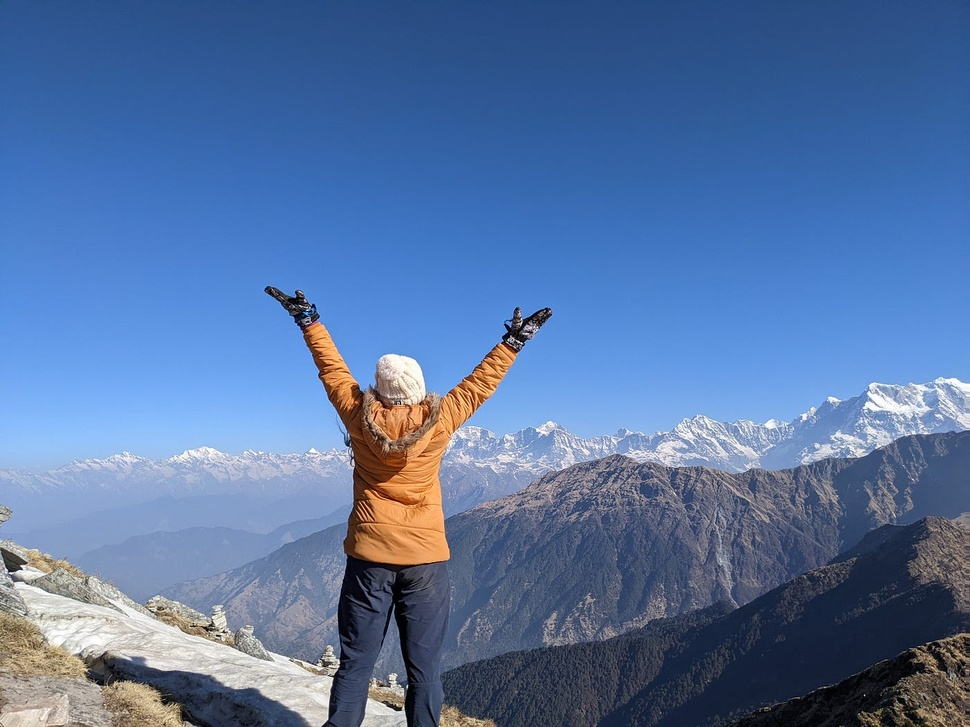
#> input picture imgs/1_6whNZQZ9MOMHYcqWww8cBg.jpg, 970 x 727 px, shrunk from 1400 x 1050 before the run, given in place of the camera
$ python HSV_color2.py
#> lines starting #> are read from the running program, lines starting #| are printed output that depends on the picture; after the words box and inside, x2 and y2 are one past the last pixel; in counts of white or black regions, pixels touching at a corner belong together
import cv2 as cv
import numpy as np

def nothing(x):
    pass
# Taking input from camera
cap = cv.VideoCapture(0)

cv.namedWindow('Tracking')
cv.createTrackbar('LowerHeu', 'Tracking', 0, 255, nothing)
#> slider 'LowerHeu' is set to 51
cv.createTrackbar('LowerSaturation', 'Tracking', 0, 255, nothing)
#> slider 'LowerSaturation' is set to 51
cv.createTrackbar('LowerValue', 'Tracking', 0, 255, nothing)
#> slider 'LowerValue' is set to 51
cv.createTrackbar('UpperHeu', 'Tracking', 255, 255, nothing)
cv.createTrackbar('UpperSaturation', 'Tracking', 255, 255, nothing)
cv.createTrackbar('UpperValue', 'Tracking', 255, 255, nothing)

while True:
    #frame = cv.imread('./imgs/colour-ball-260nw-73830598.jpg')
    _, frame = cap.read()
#> frame is the input picture: shape (727, 970, 3); mean B, G, R 161.5, 115.6, 86.5

    hsv = cv.cvtColor(frame, cv.COLOR_BGR2HSV)
#> hsv: shape (727, 970, 3); mean H, S, V 100.8, 129.2, 166.1

    l_h = cv.getTrackbarPos('LowerHeu', 'Tracking')
    l_s = cv.getTrackbarPos('LowerSaturation', 'Tracking')
    l_v = cv.getTrackbarPos('LowerValue', 'Tracking')
    u_h = cv.getTrackbarPos('UpperHeu', 'Tracking')
    u_s = cv.getTrackbarPos('UpperSaturation', 'Tracking')
    u_v = cv.getTrackbarPos('UpperValue', 'Tracking')


    lower_blue = np.array([l_h, l_s, l_v])
    upper_blue =np.array([u_h, u_s, u_v])

    mask = cv.inRange(hsv, lower_blue, upper_blue)
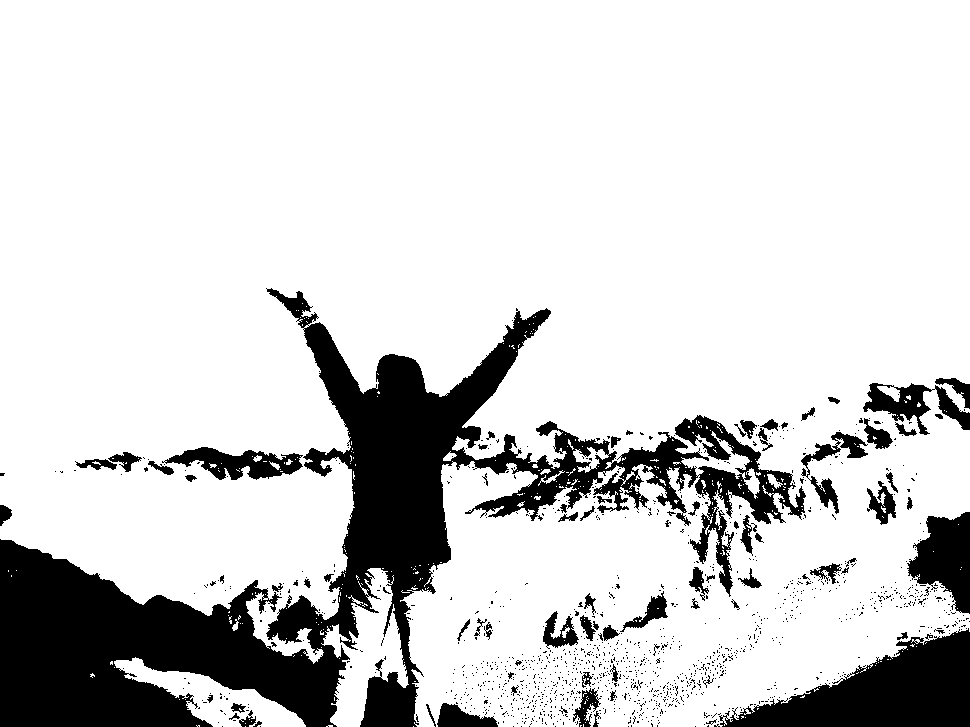
#> mask: shape (727, 970); 82.7% white; 1321 black regions (1238 under 20 px), largest, box (x1, y1, x2, y2) and area: (0, 288, 806, 727) 87401, (719, 628, 970, 727) 13046, (907, 512, 970, 614) 3974

    res = cv.bitwise_and(frame, frame, mask=mask)
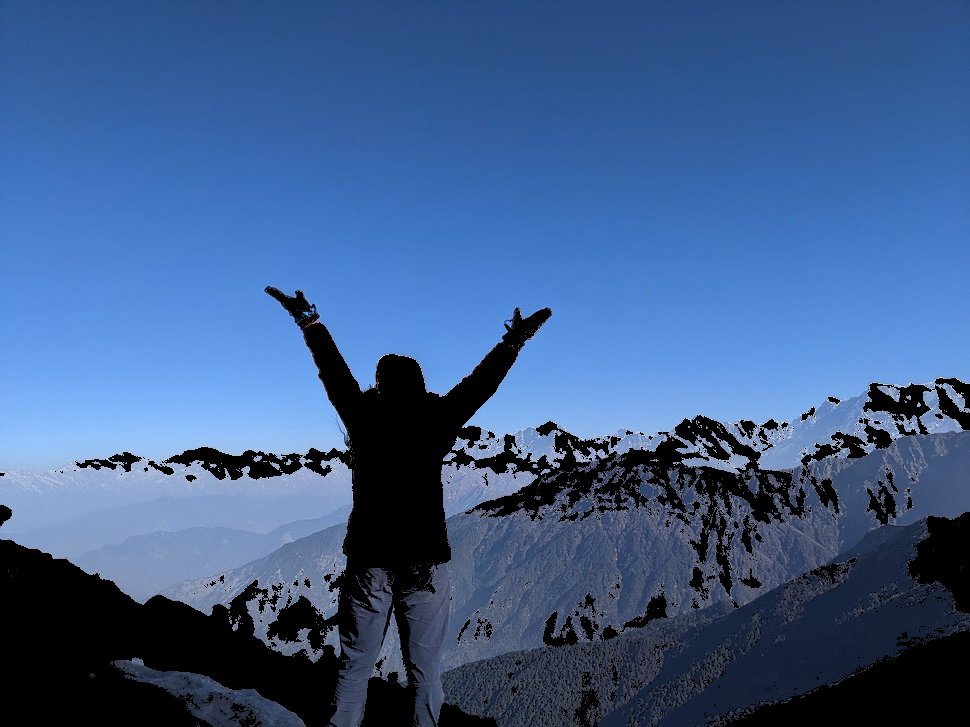
#> res: shape (727, 970, 3); mean B, G, R 139.6, 92.7, 61.4

    cv.imshow('frame', frame)
    cv.imshow('mask', mask)
    cv.imshow('res', res)

    if cv.waitKey(1) & 0xFF == ord('q'):
#> (key q is pressed here)
        break

cap.release()
cv.destroyAllWindows()

$ run again, on imgs/IMG20220930162317.jpg
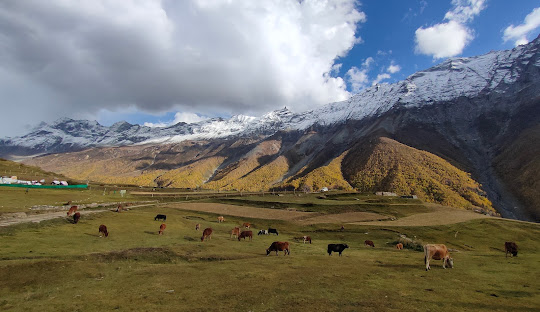
#> input picture imgs/IMG20220930162317.jpg, 540 x 312 px, given in place of the camera
#> frame is the input picture: shape (312, 540, 3); mean B, G, R 105.9, 113.6, 115.2
#> hsv: shape (312, 540, 3); mean H, S, V 66.5, 97, 132
#> `mask = cv.inRange(hsv, lower_blue, upper_blue)`:
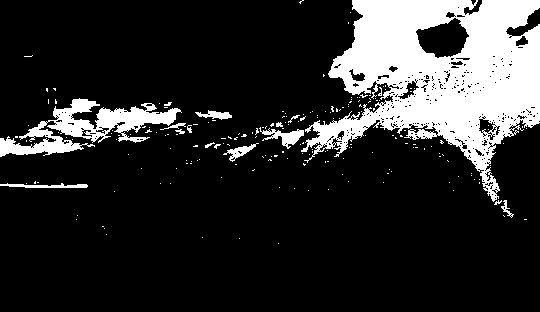
#> mask: shape (312, 540); 17.6% white; 202 white regions (188 under 20 px), largest, box (x1, y1, x2, y2) and area: (301, 0, 540, 202) 23962, (0, 98, 182, 157) 3916, (259, 127, 304, 149) 381
#> `res = cv.bitwise_and(frame, frame, mask=mask)`:
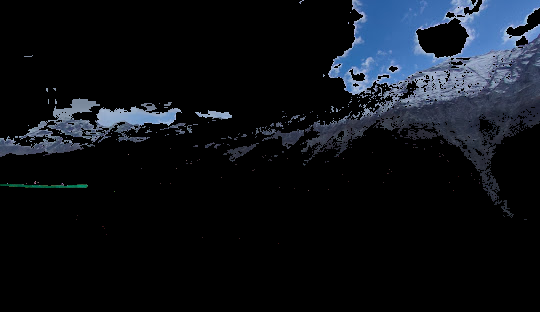
#> res: shape (312, 540, 3); mean B, G, R 24.2, 18.1, 14.2
